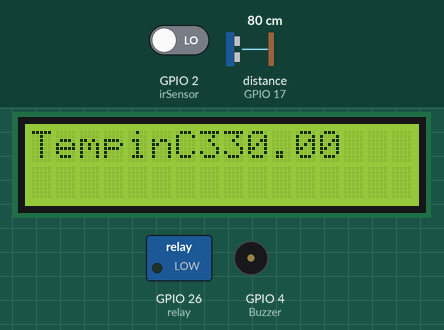
A sketch run on a simulated ESP32. Parts: 16×2 character LCD, switched loads named in the sketch (green lamp = pin HIGH), buzzer (waves = sounding, pin HIGH). Wiring (inferred from the names in the program): ultrasonic range finder: trigger GPIO 16; echo GPIO 17. The inputs (shaded band) are chosen by the test bench; at power-on: GPIO 2 (irSensor) LOW, distance to the obstacle (sensor on GPIO 17) 80 cm. The echo pulse lasts 58.3 µs per cm; pins used as bus, display or sensor lines are not drawn; what the sketch prints to the serial monitor is not drawn.

Above: at 5.0 s.
5.1 s: GPIO 2 (irSensor) driven HIGH
At 10.4 s:
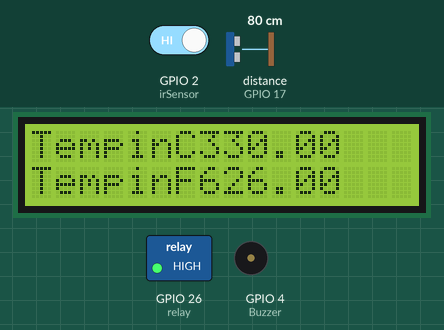
At 13.9 s:
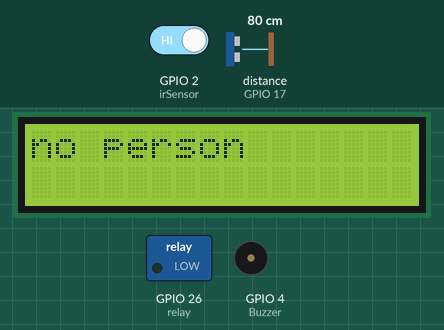
18.6 s: GPIO 2 (irSensor) driven LOW
At 30.2 s:
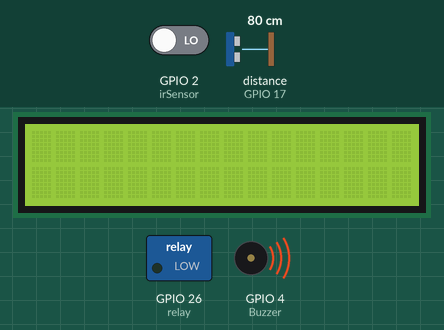
Timing chart, 0 to 31.7 s (numbered marks = the images above; inputs shaded):
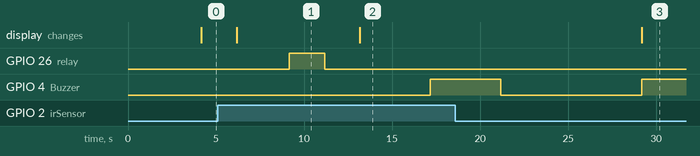

The sketch:

viral_alert.ino
```cpp
//lcd
#include <LiquidCrystal.h>
#include <LiquidCrystal_I2C.h>
LiquidCrystal_I2C lcd(0x27,16,2);
#include <Wire.h>
//ultra
const int trigPin = 16;// 16gpio of esp32
const int echoPin = 17;// 17gpio of esp32
long duration;
int distance;
//relay
const int relay = 26;// GPIO26 of esp32
//buzz
int Buzzer = 4;//gpio4 of esp32
//alcl
#define MQ3pin 13 //connect the ADC 13 pin t
float sensorValue;//connect the ADC 13 pin t
//temp
const int analogIn = A6;//34gpio of esp32 or adc6 of esp32- temp
int RawValue= 0;
double Voltage = 0;
double tempC = 0;
double tempF = 0;
//ir
const int irSensor=2;//17gpio of esp32
const int LED=2;//2gpio of esp32
int stat = 0;


void setup() {
Serial.begin(115200);
//lcd
lcd.init();
lcd.begin(16,2);
lcd.backlight();

//ulta
pinMode(trigPin, OUTPUT);
pinMode(echoPin, INPUT);

//relay
pinMode(relay, OUTPUT);

//ir
pinMode(LED, OUTPUT);
pinMode(irSensor,INPUT);

//buzz
pinMode (Buzzer, OUTPUT);


ultra();
delay (2000);
 temp();
delay(1000);
 relay_pump_on();
delay(2000);
 relay_pump_off();
delay(2000);
ir();
delay(2000);
 buzz_on();
delay(3000);
 buzz_off();
delay(3000);
 alcl();
delay(2000);

}
void ultra() {
  digitalWrite(trigPin, LOW);
  delayMicroseconds(2);
  digitalWrite(trigPin, HIGH);
  delayMicroseconds(10);
  digitalWrite(trigPin, LOW);
  duration = pulseIn(echoPin, HIGH);
  int distance = duration * 0.034 / 2;
  Serial.print("Distance: ");
  Serial.println(distance);

  lcd.setCursor(0, 0);
  lcd.print("Dis");
  lcd.print(distance);
  delay(2000);
}
void temp(){
RawValue = analogRead(analogIn);
Voltage = (RawValue / 2048.0) * 3300;
tempC = Voltage * 0.1;
tempF = (tempC * 1.8) + 32;
Serial.print("Raw Value = " );
Serial.print(RawValue);
Serial.print("\t milli volts = ");
Serial.print(Voltage,0); //
Serial.print("\t Temperature in C = ");
Serial.print(tempC,1);
Serial.print("\t Temperature in F = ");
Serial.println(tempF,1);

lcd.clear();
lcd.setCursor(0,0);
lcd.print("TempinC");
lcd.print(tempC);
delay(2000);
lcd.setCursor(0,1);
lcd.print("TempinF");
lcd.print(tempF);
delay(2000);
}
void relay_pump_on(){
digitalWrite(relay, HIGH);
Serial.println("water filling");}
 void relay_pump_off(){
digitalWrite(relay, LOW);
Serial.println("water not filling");
}
void ir(){
stat = digitalRead(irSensor);
if(stat == HIGH)     //Check the sensor output
{
 digitalWrite(LED, HIGH);   // set the LED on
 Serial.println("irSensorhigh");
 lcd.clear();
 lcd.print("no person");

 delay(2000);
}
else
{
 digitalWrite(LED, LOW);
 Serial.println("irsensorlow");


 lcd.print("person detected");
 lcd.clear();
}}
void buzz_on(){
  digitalWrite (Buzzer, HIGH); //turn buzzer on
  delay(1000);}
 void buzz_off(){
  digitalWrite (Buzzer, LOW);  //turn buzzer off
  delay(1000);
}
void alcl(){
 // Serial.println("MQ3 warming up!");
  delay(2000);
  sensorValue = analogRead(MQ3pin);
  Serial.print("Sensor Value: ");
  Serial.println(sensorValue);
}
void loop(){
  ir ();
  if(stat == LOW){
    buzz_on() ;
  }
}
```

Measured:
- after the input at 5.1 s, GPIO 4 (Buzzer): LOW → HIGH after 12.1 s instead of 10.1 s; the display: first differs from a run without the input after 8.1 s (image 2)
- after the input at 18.6 s, the display: changes after 10.6 s (image 3)
- what the display in image 1 shows lasts 7.0 s, from 6.2 s to 13.2 s
